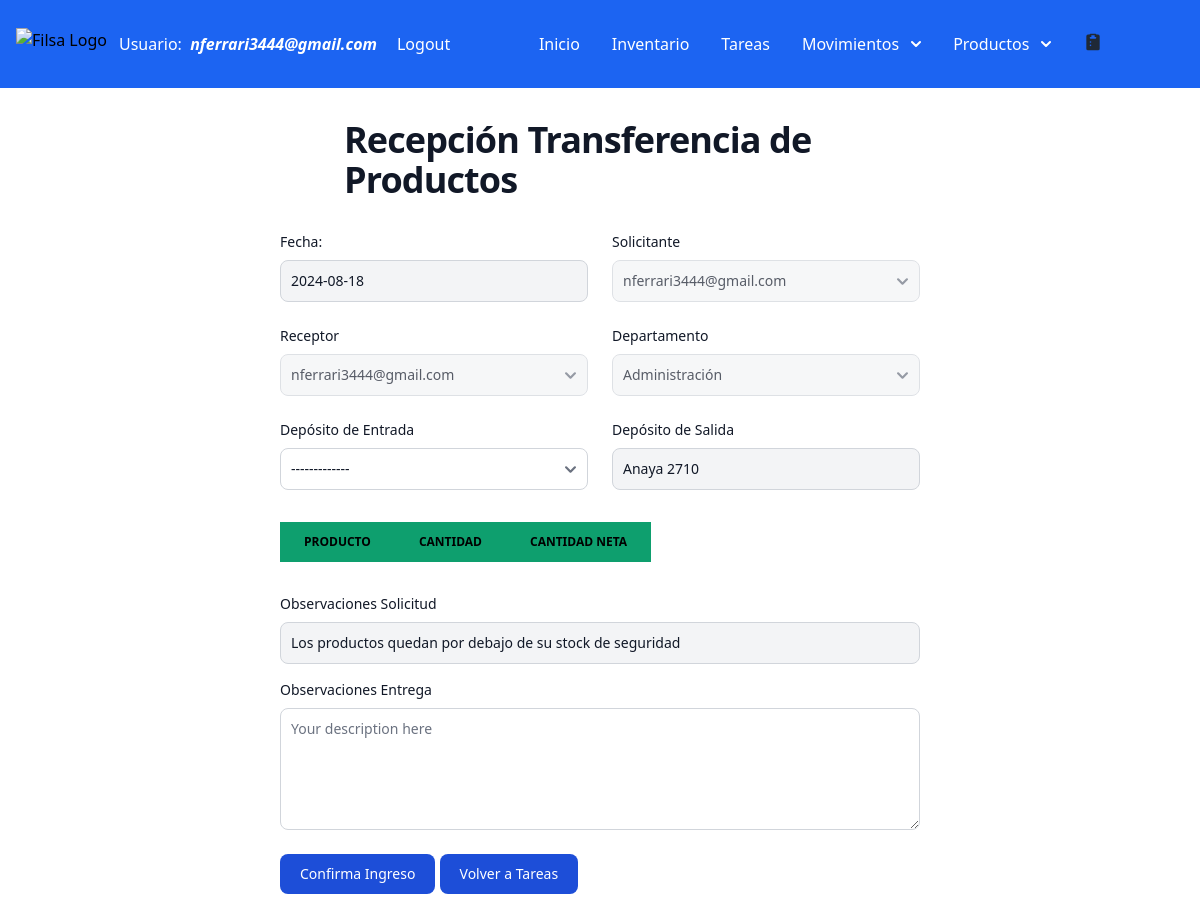
The page /transfer-reception/1 (signed in) on the database as committed earlier.
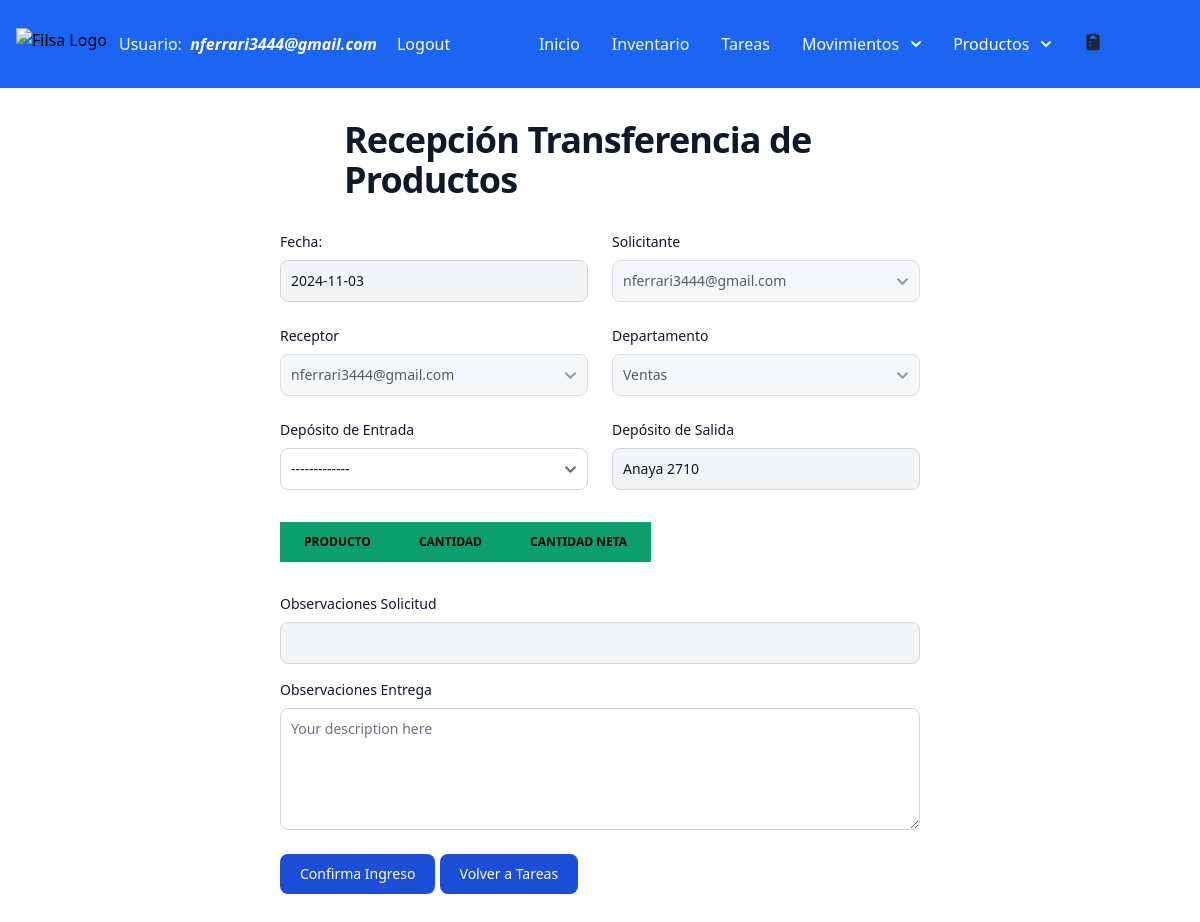
The same page on the database as committed later.
### filsa/models.py (models this page shows)
class Tasks(models.Model):
    STATUS = [('Pending','Pending'),
              ('Confirmed','Confirmed'),
              ('Cancelled', 'Cancelled')]
    DEPARTMENT = [('Ventas','Ventas'),
                ('Dirección', 'Dirección'),
                ('Administración', 'Administración'),
                 ('Encargado Servicio Técnico', 'Encargado Servicio Técnico'),
                ('Servicio Técnico', 'Servicio Técnico'),
                ('Logística','Logística')
                ]
    MOTIVOSINGRESO = [('Devolución Mercadería', 'Devolución Mercadería'),
                ('Importación', 'Importación'),
                 ('Compra en Plaza', 'Compra en Plaza'),
                 ('Armado Nuevo Producto', 'Armado Nuevo Producto' )]
    MOTIVOSEGRESO = [('Servicio Técnico', 'Servicio Técnico'),
                     ('Planta de Armado', 'Planta de Armado'),
                      ('Ventas', 'Ventas'),
                       ('Mantenimiento', 'Mantenimiento') ]
    task_id = models.AutoField(primary_key=True)
    receptor = models.ForeignKey(CustomUser, on_delete=models.CASCADE, related_name='receptor',  blank=True, null=True)
    issuer = models.ForeignKey(CustomUser, on_delete=models.CASCADE, related_name='issuer', blank=True, null=True)
    status = models.CharField(max_length=30, choices= STATUS, default='Pending')
    department = models.CharField(max_length=30, choices = DEPARTMENT, default='Sales')
    date = models.DateField(verbose_name=u"Fecha")
    deliveryDate = models.DateField(verbose_name=u"Fecha", default = '1970-01-01')
    motivoIngreso = models.CharField(max_length=30, choices = MOTIVOSINGRESO) # default='Transferencia Depósitos')
    motivoEgreso = models.CharField(max_length=30, choices = MOTIVOSEGRESO) #default='Transferencia Depósitos')
    warehouseProduct = models.ForeignKey(WarehousesProduct, on_delete= models.CASCADE, blank=True, null=True)
    actionType = models.CharField(max_length=20,  default='Inbound')
    observationsSolicitud = models.CharField(max_length=500, null=True, blank= True)
    observationsConfirma = models.CharField(max_length=500, null=True, blank= True)

### filsa/views.py (the view)
# urls.py: path('transfer-reception/<int:requested_id>', transferReceptionView, name='transferreception'),
@login_required
def transferReceptionView(request, requested_id):
    pendingTask = Tasks.objects.filter(task_id=requested_id).first()
    print('request is:', request.method)
    print('request product data', request.POST.get('product_0'))
    product = request.POST.get('product')
    issuer = request.POST.get('issuer')
    products = pendingTask.stockmovements_set.all()
    tasks = Tasks.objects.filter(task_id=requested_id, actionType='Transferencia').prefetch_related('stockmovements_set')
    numberOfProducts = request.POST.get('extra_field_count')
    print('number Of Produtos in Inbound Reception View is {}'.format(numberOfProducts))
    if request.method == "POST":
        form = TransferReceptionForm(request.POST, instance= pendingTask, extra= request.POST.get('extra_field_count'))
        print('form is valid', form.is_valid())
        print('form fields are', form.cleaned_data)
        if form.is_valid():
            print('el form es valido')
            department = form.cleaned_data['department']
            issuer = form.cleaned_data['issuer']
            receptor = form.cleaned_data['receptor']
            warehouse = form.cleaned_data['warehouse']
            warehouseSalida = form.cleaned_data['warehouseSalida']
            print('warehouse in form is', warehouse)
            actionType = 'Confirma Transferencia'
            observations = form.cleaned_data['observationsConfirma']
            observationsSolicitud = form.cleaned_data['observationsSolicitud']
            deliveryDate = datetime.now().date()
            datalist = []
            taskToUpdate = Tasks.objects.filter(task_id=requested_id)
            taskToUpdate.update(status='Confirmed', actionType= actionType, observationsConfirma=observations, observationsSolicitud= observationsSolicitud, deliveryDate=deliveryDate)
            taskupdated = Tasks.objects.filter(task_id = requested_id).values_list('receptor', 'issuer','status', 'motivoIngreso','motivoEgreso','warehouseProduct__name','actionType')
            print('taskupdated in view is ', taskupdated)
            task = Tasks.objects.get(task_id=requested_id)
            form.fields['warehouse'] = warehouse
            for i , product in enumerate(products):
                form.fields['producto_{}'.format(i)] = product.warehouseProduct.product.name                     #product.product.name
                form.fields['cantidad_{}'.format(i)] = product.cantidad
                netQuantity = form.cleaned_data['cantidadNeta_{}'.format(i)]
                quantity = form.fields['cantidad_{}'.format(i)]
                diffQuantity = int(quantity) - int(netQuantity)
                productdb = get_object_or_404(Product, product_id = product.warehouseProduct.product.product_id)
                print('productdb is', productdb)
                warehouseProductSalida = WarehousesProduct.objects.filter(product=productdb, name = warehouseSalida)
                warehouseProductSalida.update(quantity = F('quantity') - quantity) #, deltaQuantity = F('deltaQuantity') - diffQuantity)
                warehouseProductEnTransito = WarehousesProduct.objects.filter(product=productdb , name = 'En Transito')
                warehouseProductEnTransito.update(quantity = F('quantity') - quantity) #, deltaQuantity = F('deltaQuantity') - diffQuantity)
                warehouseProduct = WarehousesProduct.objects.filter(product= productdb, name=warehouse)
                print('productToUPdate is', warehouseProduct)
                if warehouseProduct.exists():
                    warehouseProduct_data = WarehousesProduct.objects.get(product=productdb, name=warehouse)
                    warehouseProduct.update(quantity = F('quantity') + netQuantity, deltaQuantity = F('deltaQuantity') - diffQuantity)
                    newProduct = StockMovements(warehouseProduct =  warehouseProduct_data  ,          #     product_data,
                             actionType = actionType,
                                         cantidad= quantity, cantidadNeta=netQuantity, task = task )
                    datalist.append(newProduct)
                    if diffQuantity > 0 : #and motivoEgreso in ('Ventas','Planta de Armado'):
                        if DiffProducts.objects.filter(warehouseProduct= warehouseProduct_data).exists(): #, warehouse= warehouse).exists():
                            DiffProducts.objects.filter(warehouseProduct= warehouseProduct_data).update(totalPurchase= F('totalPurchase') + quantity, totalQuantity= F('totalQuantity') + netQuantity, productDiff= F('productDiff') + diffQuantity) #), warehouse=warehouse).update(totalPurchase= F('totalPurchase') + quantity, totalQuantity= F('totalQuantity') + netQuantity, productDiff= F('productDiff') + diffQuantity)
                        else:
                            DiffProducts.objects.create(warehouseProduct= warehouseProduct_data,  totalPurchase=quantity, totalQuantity= netQuantity, productDiff= diffQuantity)
                else:
                    newProductInDeposit= WarehousesProduct.objects.create(product=productdb, name=warehouse, quantity = netQuantity, deltaQuantity=  diffQuantity)
                    newProductMovement = StockMovements(warehouseProduct = newProductInDeposit,
                             actionType = actionType,
                                         cantidad= quantity, cantidadNeta=netQuantity, task = task )
                    datalist.append(newProductMovement)
                    if diffQuantity > 0 : #and motivoEgreso in ('Ventas','Planta de Armado'):
                        if DiffProducts.objects.filter(warehouseProduct= newProductInDeposit).exists(): #, warehouse= warehouse).exists():
                             DiffProducts.objects.filter(warehouseProduct= newProductInDeposit).update(totalPurchase= F('totalPurchase') + quantity, totalQuantity= F('totalQuantity') + netQuantity, productDiff= F('productDiff') + diffQuantity) #), warehouse=warehouse).update(totalPurchase= F('totalPurchase') + quantity, totalQuantity= F('totalQuantity') + netQuantity, productDiff= F('productDiff') + diffQuantity)
                        else:
                            DiffProducts.objects.create(warehouseProduct= newProductInDeposit,  totalPurchase=quantity, totalQuantity= netQuantity, productDiff= diffQuantity)
                productWarehouseToDelete = WarehousesProduct.objects.filter(product = productdb, name="En Transito")
                print('productToUpdate is:', productWarehouseToDelete)
                productWarehouseToDelete.delete()
            StockMovements.objects.bulk_create(datalist)
            send_mail(
                subject='Confirmacion de Transferencia de Productos',
                message= 'Se confirma la transferencia de {} productos al depósito {}. La tarea fue confirmada por {}'.format(numberOfProducts,warehouse, receptor),
                from_email = settings.EMAIL_HOST_USER,
                recipient_list=[issuer],
                fail_silently=False,
                auth_user=None,
                auth_password=None,
                connection=None,
                html_message=None
            )
            return redirect('/tasks/')
    else:
        form = TransferReceptionForm(instance= pendingTask ,
                                    initial={"task_id": requested_id })
    return render(request, "transferReception.html", {"form": form, 'task_id': requested_id , "tasks": tasks}) #, "numberOfProducts": len(productsToReceive)})

### filsa/templates/transferReception.html (shortened to what this page needs)
{% extends '_base.html' %}
{% load static %}
{% block content %}
<section class="bg-white dark:bg-gray-900">
    <div class="py-8 px-4 mx-auto max-w-2xl lg:py-8">
        <h1 class="flex mb-8 text-2xl sm:px-16 xl:px-15 font-extrabold leading-none tracking-tight text-gray-900 md:text-3xl lg:text-4xl dark:text-white">Recepción Transferencia de Productos</h1>
        <form id ='productsreception' action="{% url 'transferreception' task_id %}" method="POST" onsubmit="openLoader()">
            <div class="grid gap-4 sm:grid-cols-2 sm:gap-6">
                <div class="w-full">
                    <label for="brand" class="block mb-2 text-sm font-medium text-gray-900 dark:text-white">{{form.date.label_tag}}</label>
                    {{form.date}}
                    </div>
                <div>
                    <label for="solicitante" class="block mb-2 text-sm font-medium text-gray-900 dark:text-white">Solicitante</label>
                            {{form.issuer}}
                </div>
                <div>
                    <label for="solicitante" class="block mb-2 text-sm font-medium text-gray-900 dark:text-white">Receptor</label>
                            {{form.receptor}}
                </div>
                <div>
                <label for="departamento" class="block mb-2 text-sm font-medium text-gray-900 dark:text-white">Departamento</label>
                {{form.department}}
                </div>
                <div>
                    <label for="departamento" class="block mb-2 text-sm font-medium text-gray-900 dark:text-white">Depósito de Entrada</label>
                    {{form.warehouse}}
                    </div>
                    <div>
                        <label for="departamento" class="block mb-2 text-sm font-medium text-gray-900 dark:text-white">Depósito de Salida</label>
                        {{form.warehouseSalida}}
                        </div>
                </div>
                 <div class="py-8">
                 <table id="productTable" class="py-8 px-4 max-w-4xl lg:py-16 text-sm text-left rtl:text-right text-gray-500 dark:text-gray-400">
                    <thead class="text-xs text-black uppercase bg-green-500 dark:bg-gray-700 dark:text-gray-400">
                        <tr>
                            <th scope="col" class="px-6 py-3">Producto</th>
                            <th scope="col" class="px-6 py-3">Cantidad</th>
                            <th scope="col" class="px-6 py-3">Cantidad Neta</th>
                        </tr>
                    </thead>
                </table>
            </div>
            <div class="sm:col-span-2">
                <label for="description" class="block mb-2 text-sm font-medium text-gray-900 dark:text-white">Observaciones Solicitud</label>
                {{form.observationsSolicitud}}
            </div>
                <div class="sm:col-span-2">
                    <label for="description" class="block mb-2 mt-4 text-sm font-medium text-gray-900 dark:text-white">Observaciones Entrega</label>
                    {{form.observationsConfirma}}
                </div>
            <button type="submit" class="inline-flex items-center px-5 py-2.5 mt-4 sm:mt-6 text-sm font-medium text-center text-white bg-primary-700 rounded-lg focus:ring-4 focus:ring-primary-200 dark:focus:ring-primary-900 hover:bg-primary-800">
                Confirma Ingreso
            </button>
            <a href="{% url 'tasks' %}" ><button type="button" class="inline-flex items-center px-5 py-2.5 mt-4 sm:mt-6 text-sm font-medium text-center text-white bg-primary-700 rounded-lg focus:ring-4 focus:ring-primary-200 dark:focus:ring-primary-900 hover:bg-primary-800">
                Volver a Tareas
                </button></a>
        </form>
    </div>
  </section>
  {% endblock content %}

Rows that differ between the two databases and show on the page:
changed Tasks "nferrari3444@gmail.com": date "2024-08-18" → "2024-11-03"; department "Administración" → "Ventas"; observationsSolicitud "Los productos quedan por debajo de su stock de seguridad" → (not shown)
